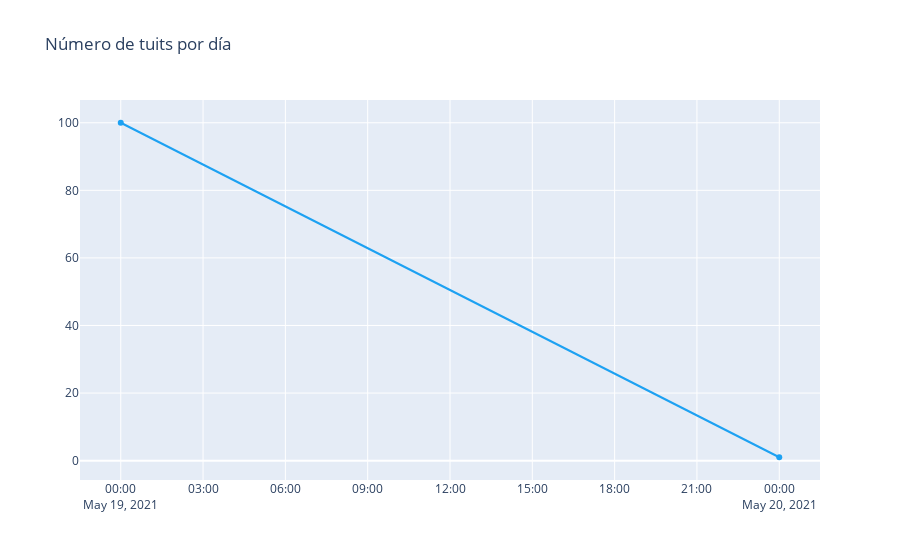

The notebook cell this image was saved under:
### Code cell
trace = go.Scatter(x=temp.fecha.values,
                   y=temp.cnt.values,
                   text=[f"Fecha: {f}<br>Tuits: {c}" for f,c in zip(temp.fecha.values,temp.cnt.values)],
                   hoverinfo='text',
                   mode='lines+markers',
                   name='Días',
                   line={'color':'#1DA1F2'})

layout = go.Layout(title='Número de tuits por día')

fig = go.Figure(data=[trace], layout=layout)
iplot(fig)

### Figure 1 — Plotly figure (JSON) as saved in the notebook; plotly's stock layout.template omitted (floating-point values rounded to 4 significant figures)
{"data": [{"hoverinfo": "text", "line": {"color": "#1DA1F2"}, "mode": "lines+markers", "name": "Días", "text": ["Fecha: 2021-05-19<br>Tuits: 100", "Fecha: 2021-05-20<br>Tuits: 1"], "type": "scatter", "x": ["2021-05-19", "2021-05-20"], "y": [100, 1]}], "layout": {"title": {"text": "Número de tuits por día"}}}
